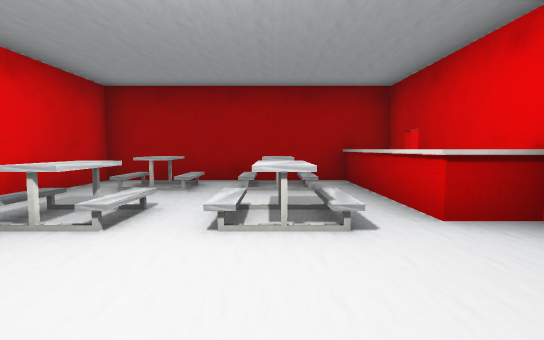
[1] (above)

16 first-person views from a walk through a scene from a Unity 3-D project. The camera is 1.3 m above the floor, tilts 4° down and sees 85° across. The floor is counted in squares, 2 m on a side. Each view is taken from the middle of a square. On the plan, view 1 faces up. The plan holds only what a view shows up to about 9 squares ahead; the rest is blank. The player is left out. Door leaves are left out, so doorways stand open. Some surface patterns are stand-ins.

[2]
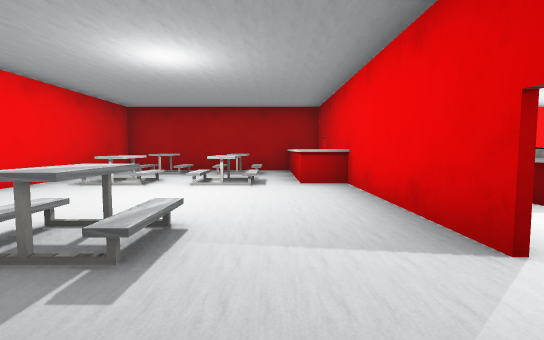

[3]
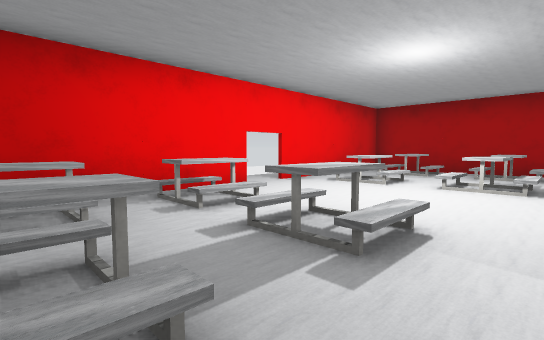

[4]
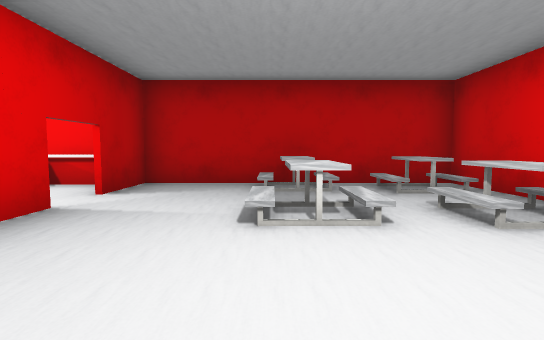

[5]
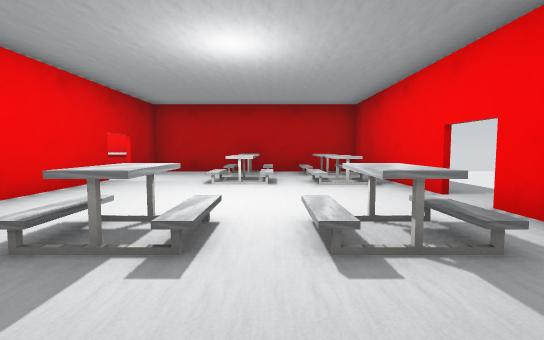

[6]
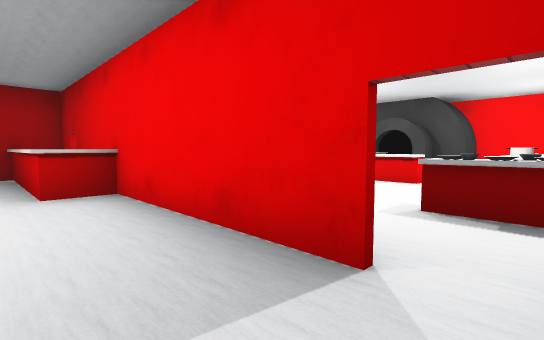

[7]
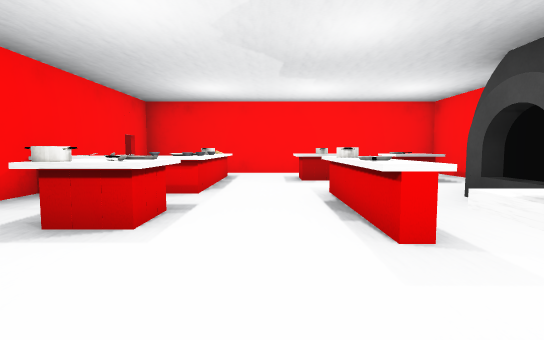

[8]
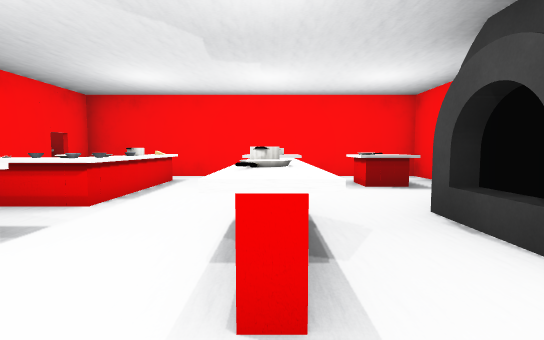

[9]
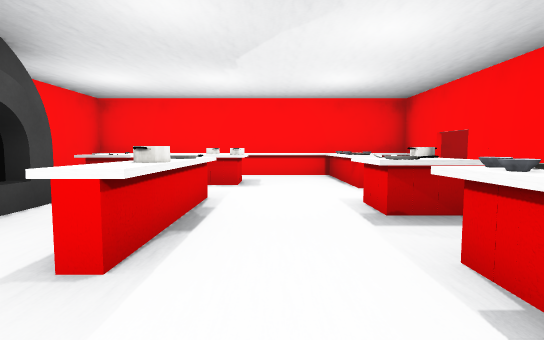

[10]
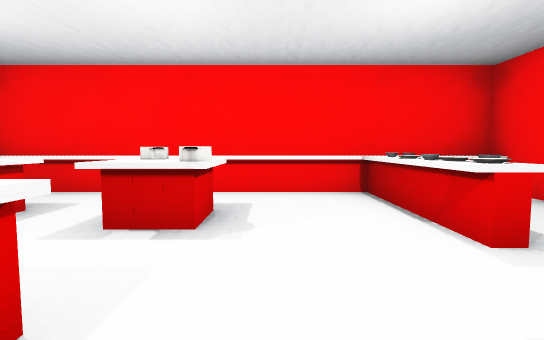

[11]
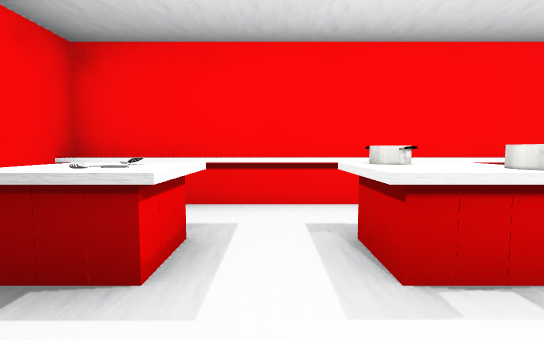

[12]
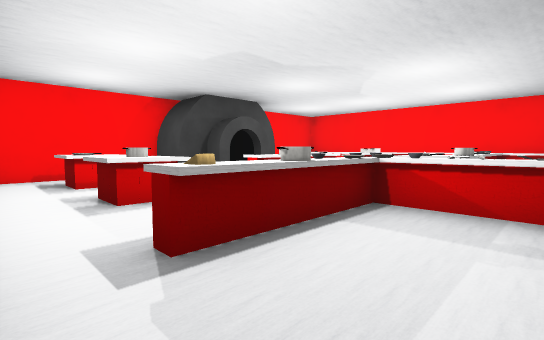

[13]
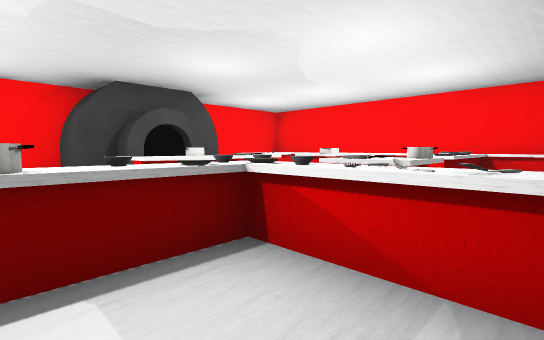

[14]
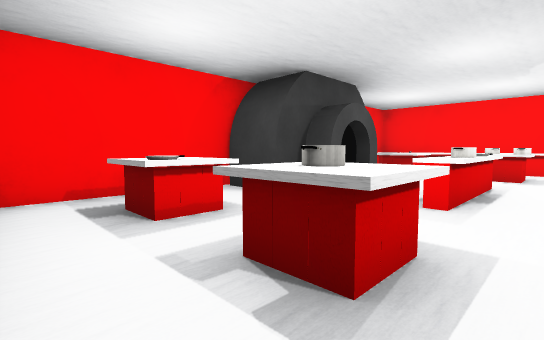

[15]
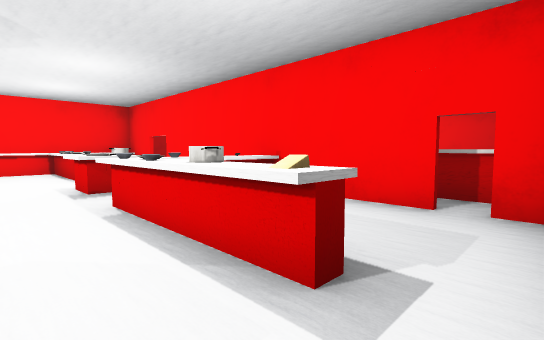

[16]
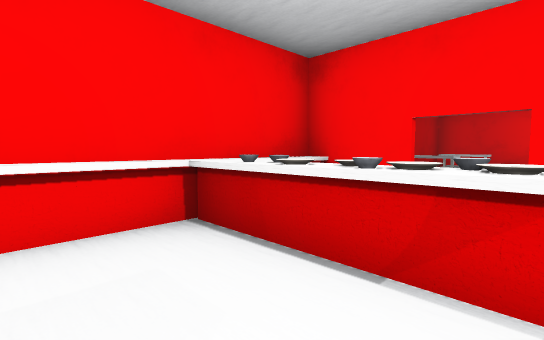

### Floor plan
Key: @ floor where view 1 was taken; # wall or solid block; . floor; / step, stairs or slope; D open door; ^ raised ledge; T table; C counter; P pot; B bowl; O other object.
Columns run from 6 left of view 1 to 11 right of it. Each row starts with its distance up from view 1.
  7   ################
  6   #.....#........#
  5   #.T.T.DD.O.C.C.#
  4   #.....^.OP.P.C.#
  3  .#.T.T.^.OB.....#
  2  .DD....#OB..O.OO
  1   DD....#.CC.O.O
  0  .#...@.#....O..O#
 -1 ..#/T/T.DDO..... #
 -2   #.....DDO..P.O #
 -3   #/T/T.#OOO.C.C #
 -4   #######OOOOOOOO#

Positions as (right, up) in squares from view 1, and headings:
1: (0, 0), facing up
2: (1, -3), facing up
3: (1, -3), facing up-left
4: (0, 2), facing down
5: (-1, 5), facing down
6: (1, -2), facing up-right
7: (6, -2), facing up
8: (7, -1), facing up
9: (6, 4), facing down
10: (6, 1), facing down
11: (8, 0), facing down
12: (3, 6), facing down-right
13: (3, 4), facing down-right
14: (6, 6), facing down-right
15: (6, 6), facing down-left
16: (6, -1), facing down-left
